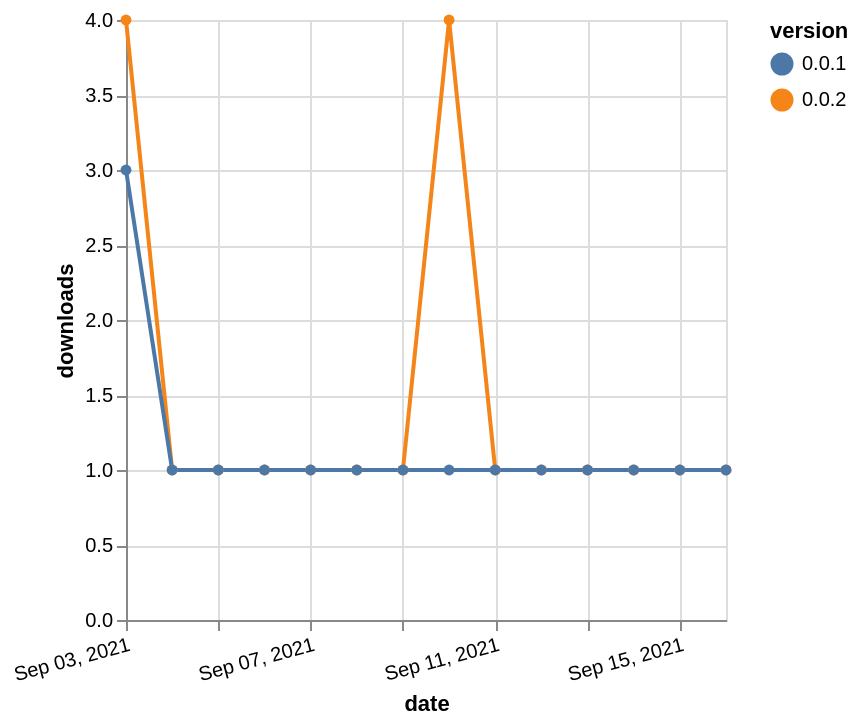

Express this chart as Vega-Lite.
### Vega-Lite specification from a JSON file in a GitHub repository (floating-point values rounded to 4 significant figures)
{"$schema": "https://vega.github.io/schema/vega-lite/v5.json", "description": "A simple bar chart with embedded data.", "data": {"values": [{"date": "2021-09-03", "total": 21, "delta": 4, "version": "0.0.2"}, {"date": "2021-09-04", "total": 22, "delta": 1, "version": "0.0.2"}, {"date": "2021-09-05", "total": 23, "delta": 1, "version": "0.0.2"}, {"date": "2021-09-06", "total": 24, "delta": 1, "version": "0.0.2"}, {"date": "2021-09-07", "total": 25, "delta": 1, "version": "0.0.2"}, {"date": "2021-09-08", "total": 26, "delta": 1, "version": "0.0.2"}, {"date": "2021-09-09", "total": 27, "delta": 1, "version": "0.0.2"}, {"date": "2021-09-10", "total": 31, "delta": 4, "version": "0.0.2"}, {"date": "2021-09-11", "total": 32, "delta": 1, "version": "0.0.2"}, {"date": "2021-09-12", "total": 33, "delta": 1, "version": "0.0.2"}, {"date": "2021-09-13", "total": 34, "delta": 1, "version": "0.0.2"}, {"date": "2021-09-14", "total": 35, "delta": 1, "version": "0.0.2"}, {"date": "2021-09-15", "total": 36, "delta": 1, "version": "0.0.2"}, {"date": "2021-09-16", "total": 37, "delta": 1, "version": "0.0.2"}, {"date": "2021-09-03", "total": 69, "delta": 3, "version": "0.0.1"}, {"date": "2021-09-04", "total": 70, "delta": 1, "version": "0.0.1"}, {"date": "2021-09-05", "total": 71, "delta": 1, "version": "0.0.1"}, {"date": "2021-09-06", "total": 72, "delta": 1, "version": "0.0.1"}, {"date": "2021-09-07", "total": 73, "delta": 1, "version": "0.0.1"}, {"date": "2021-09-08", "total": 74, "delta": 1, "version": "0.0.1"}, {"date": "2021-09-09", "total": 75, "delta": 1, "version": "0.0.1"}, {"date": "2021-09-10", "total": 76, "delta": 1, "version": "0.0.1"}, {"date": "2021-09-11", "total": 77, "delta": 1, "version": "0.0.1"}, {"date": "2021-09-12", "total": 78, "delta": 1, "version": "0.0.1"}, {"date": "2021-09-13", "total": 79, "delta": 1, "version": "0.0.1"}, {"date": "2021-09-14", "total": 80, "delta": 1, "version": "0.0.1"}, {"date": "2021-09-15", "total": 81, "delta": 1, "version": "0.0.1"}, {"date": "2021-09-16", "total": 82, "delta": 1, "version": "0.0.1"}]}, "width": "container", "mark": {"type": "line", "point": {"filled": true}}, "encoding": {"x": {"field": "date", "type": "temporal", "timeUnit": "yearmonthdate", "title": "date", "axis": {"labelAngle": -15}}, "y": {"field": "delta", "type": "quantitative", "title": "downloads"}, "color": {"field": "version", "type": "nominal"}, "tooltip": {"field": "delta"}}}
